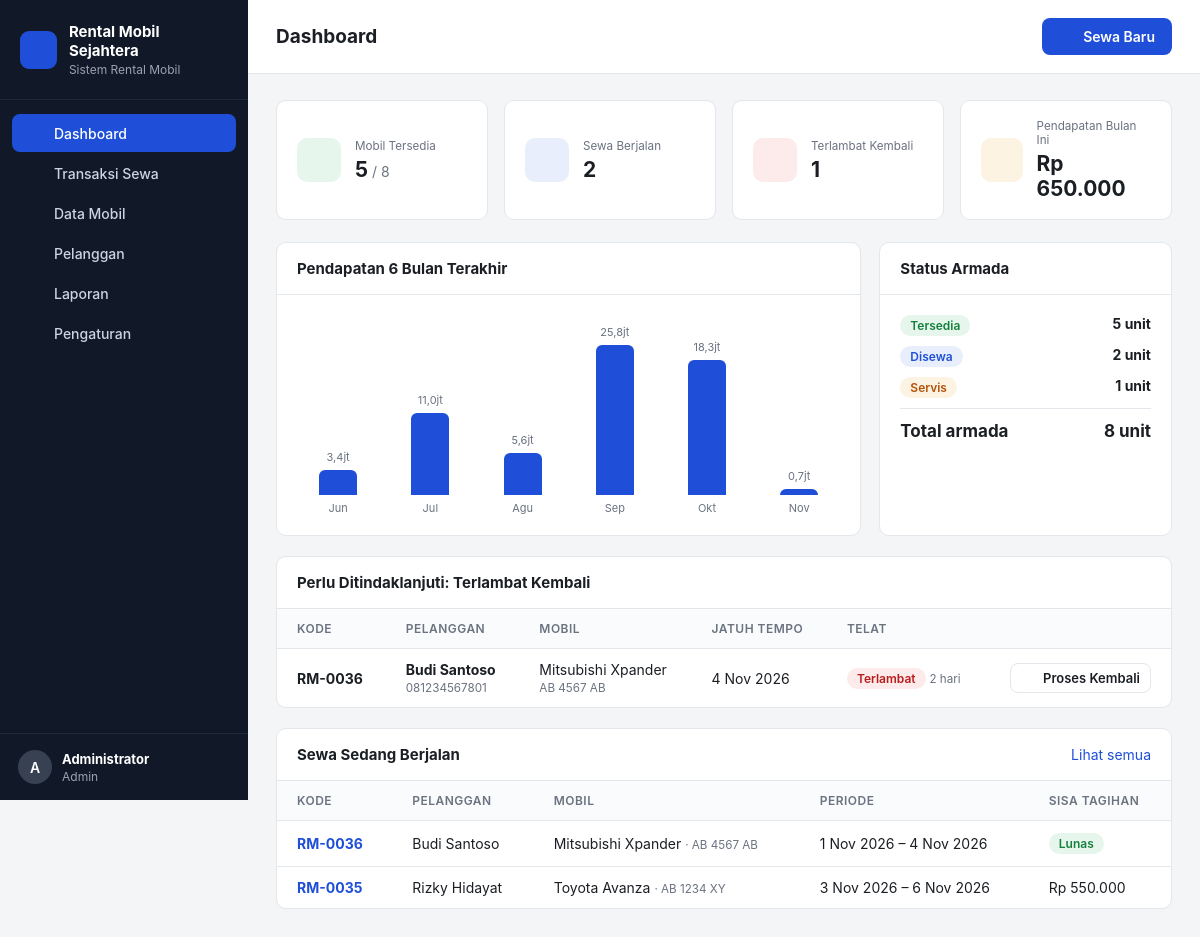
Page /index.php?page=dashboard (signed in) on the committed database.
### tables this page shows
CREATE TABLE pengaturan (
  id INT PRIMARY KEY,
  nama_usaha VARCHAR(100) NOT NULL,
  alamat VARCHAR(255),
  telepon VARCHAR(30),
  denda_per_hari_persen INT NOT NULL DEFAULT 120,
  biaya_sopir_per_hari INT NOT NULL DEFAULT 150000
);

CREATE TABLE sewa (
  id INT AUTO_INCREMENT PRIMARY KEY,
  kode VARCHAR(20) NOT NULL UNIQUE,
  pelanggan_id INT NOT NULL,
  mobil_id INT NOT NULL,
  user_id INT,
  tgl_mulai DATE NOT NULL,
  tgl_selesai DATE NOT NULL,
  tgl_kembali DATE NULL,
  lama_hari INT NOT NULL,
  harga_per_hari INT NOT NULL,
  pakai_sopir TINYINT(1) NOT NULL DEFAULT 0,
  biaya_sopir INT NOT NULL DEFAULT 0,
  subtotal INT NOT NULL,
  denda INT NOT NULL DEFAULT 0,
  total INT NOT NULL,
  dibayar INT NOT NULL DEFAULT 0,
  status ENUM('berjalan','selesai','batal') NOT NULL DEFAULT 'berjalan',
  catatan TEXT,
  created_at TIMESTAMP DEFAULT CURRENT_TIMESTAMP,
  FOREIGN KEY (pelanggan_id) REFERENCES pelanggan(id),
  FOREIGN KEY (mobil_id) REFERENCES mobil(id),
  FOREIGN KEY (user_id) REFERENCES users(id) ON DELETE SET NULL
);

CREATE TABLE pelanggan (
  id INT AUTO_INCREMENT PRIMARY KEY,
  nik VARCHAR(20) NOT NULL UNIQUE,
  nama VARCHAR(100) NOT NULL,
  telepon VARCHAR(20) NOT NULL,
  alamat TEXT,
  no_sim VARCHAR(20),
  created_at TIMESTAMP DEFAULT CURRENT_TIMESTAMP
);

CREATE TABLE mobil (
  id INT AUTO_INCREMENT PRIMARY KEY,
  plat_nomor VARCHAR(15) NOT NULL UNIQUE,
  merk VARCHAR(50) NOT NULL,
  model VARCHAR(50) NOT NULL,
  tahun YEAR NOT NULL,
  warna VARCHAR(30),
  kursi TINYINT NOT NULL DEFAULT 7,
  transmisi ENUM('Manual','Matic') NOT NULL DEFAULT 'Manual',
  bahan_bakar ENUM('Bensin','Solar','Listrik','Hybrid') NOT NULL DEFAULT 'Bensin',
  harga_per_hari INT NOT NULL,
  status ENUM('tersedia','disewa','servis') NOT NULL DEFAULT 'tersedia',
  foto VARCHAR(255),
  created_at TIMESTAMP DEFAULT CURRENT_TIMESTAMP
);

### index.php (called while the page is built, shortened)
<?php
require __DIR__ . '/includes/bootstrap.php';
$routes = [
    'login'          => 'pages/login.php',
    'logout'         => 'pages/logout.php',
    'dashboard'      => 'pages/dashboard.php',
    'mobil'          => 'pages/mobil/index.php',
    'mobil.form'     => 'pages/mobil/form.php',
    'mobil.hapus'    => 'pages/mobil/hapus.php',
    'pelanggan'      => 'pages/pelanggan/index.php',
    'pelanggan.form' => 'pages/pelanggan/form.php',
    'pelanggan.hapus'=> 'pages/pelanggan/hapus.php',
    'sewa'           => 'pages/sewa/index.php',
    'sewa.baru'      => 'pages/sewa/baru.php',
    'sewa.kembali'   => 'pages/sewa/kembali.php',
    'sewa.batal'     => 'pages/sewa/batal.php',
    'sewa.invoice'   => 'pages/sewa/invoice.php',
    'laporan'        => 'pages/laporan.php',
    'pengaturan'     => 'pages/pengaturan.php',
];
$page = $_GET['page'] ?? 'dashboard';
require __DIR__ . '/' . $routes[$page];

### pages/dashboard.php (the view, shortened to what this page needs)
<?php
$title = 'Dashboard';
$actions = '<a href="' . url('sewa.baru') . '" class="btn btn-primary">' . icon('plus', 16) . ' Sewa Baru</a>';
$armada = q("SELECT status, COUNT(*) n FROM mobil GROUP BY status")->fetchAll(PDO::FETCH_KEY_PAIR);
$berjalan = (int) q("SELECT COUNT(*) FROM sewa WHERE status = 'berjalan'")->fetchColumn();
$terlambat = q("SELECT s.*, p.nama, p.telepon, m.merk, m.model, m.plat_nomor
                FROM sewa s JOIN pelanggan p ON p.id = s.pelanggan_id JOIN mobil m ON m.id = s.mobil_id
                WHERE s.status = 'berjalan' AND s.tgl_selesai < CURDATE() ORDER BY s.tgl_selesai")->fetchAll();
$pendapatanBulan = (int) q("SELECT COALESCE(SUM(total),0) FROM sewa WHERE status = 'selesai'
                            AND DATE_FORMAT(tgl_kembali, '%Y-%m') = DATE_FORMAT(CURDATE(), '%Y-%m')")->fetchColumn();
$grafik = [];
for ($i = 5; $i >= 0; $i--) {
    $ym = date('Y-m', strtotime("first day of -$i month"));
    $grafik[$ym] = 0;
}
$rows = q("SELECT DATE_FORMAT(tgl_kembali, '%Y-%m') ym, SUM(total) t FROM sewa
           WHERE status = 'selesai' AND tgl_kembali >= ? GROUP BY ym", [array_key_first($grafik) . '-01'])->fetchAll();
foreach ($rows as $r) if (isset($grafik[$r['ym']])) $grafik[$r['ym']] = (int) $r['t'];
$max = max(1, max($grafik));
$namaBulan = ['', 'Jan', 'Feb', 'Mar', 'Apr', 'Mei', 'Jun', 'Jul', 'Agu', 'Sep', 'Okt', 'Nov', 'Des'];
$aktif = q("SELECT s.*, p.nama, m.merk, m.model, m.plat_nomor FROM sewa s
            JOIN pelanggan p ON p.id = s.pelanggan_id JOIN mobil m ON m.id = s.mobil_id
            WHERE s.status = 'berjalan' ORDER BY s.tgl_selesai LIMIT 6")->fetchAll();
require __DIR__ . '/../includes/header.php';
?>
<div class="stats">
    <div class="card stat">
        <div class="stat-icon green"><?= icon('car', 22) ?></div>
        <div><small>Mobil Tersedia</small><strong><?= (int) ($armada['tersedia'] ?? 0) ?></strong> <span class="muted">/ <?= array_sum($armada) ?></span></div>
    </div>
    <div class="card stat">
        <div class="stat-icon blue"><?= icon('key', 22) ?></div>
        <div><small>Sewa Berjalan</small><strong><?= $berjalan ?></strong></div>
    </div>
    <div class="card stat">
        <div class="stat-icon red"><?= icon('alert', 22) ?></div>
        <div><small>Terlambat Kembali</small><strong><?= count($terlambat) ?></strong></div>
    </div>
    <div class="card stat">
        <div class="stat-icon amber"><?= icon('wallet', 22) ?></div>
        <div><small>Pendapatan Bulan Ini</small><strong><?= rupiah($pendapatanBulan) ?></strong></div>
    </div>
</div>
<div class="grid-2">
    <div class="card">
        <div class="card-head"><h2>Pendapatan 6 Bulan Terakhir</h2></div>
        <div class="card-body">
            <div class="bars">
                <?php foreach ($grafik as $ym => $v): ?>
                    <div class="bar-col" title="<?= rupiah($v) ?>">
                        <small><?= $v ? number_format($v / 1000000, 1, ',', '.') . 'jt' : '0' ?></small>
                        <div class="bar" style="height: <?= round($v / $max * 100) ?>%"></div>
                        <small><?= $namaBulan[(int) substr($ym, 5)] ?></small>
                    </div>
                <?php endforeach; ?>
            </div>
        </div>
    </div>
    <div class="card">
        <div class="card-head"><h2>Status Armada</h2></div>
        <div class="card-body summary">
            <div><span><?= status_badge('tersedia') ?></span><strong><?= (int) ($armada['tersedia'] ?? 0) ?> unit</strong></div>
            <div><span><?= status_badge('disewa') ?></span><strong><?= (int) ($armada['disewa'] ?? 0) ?> unit</strong></div>
            <div><span><?= status_badge('servis') ?></span><strong><?= (int) ($armada['servis'] ?? 0) ?> unit</strong></div>
            <div class="total"><span>Total armada</span><span><?= array_sum($armada) ?> unit</span></div>
        </div>
    </div>
</div>
<?php if ($terlambat): ?>
<div class="card mt">
    <div class="card-head"><h2>Perlu Ditindaklanjuti: Terlambat Kembali</h2></div>
    <div class="table-wrap"><table>
        <thead><tr><th>Kode</th><th>Pelanggan</th><th>Mobil</th><th>Jatuh Tempo</th><th>Telat</th><th></th></tr></thead>
        <tbody>
        <?php foreach ($terlambat as $s): [$telat] = hitung_denda($s['tgl_selesai'], date('Y-m-d'), 0); ?>
            <tr>
                <td><strong><?= e($s['kode']) ?></strong></td>
                <td><strong><?= e($s['nama']) ?></strong><small><?= e($s['telepon']) ?></small></td>
                <td><?= e($s['merk'] . ' ' . $s['model']) ?><br><small><?= e($s['plat_nomor']) ?></small></td>
                <td><?= tgl($s['tgl_selesai']) ?></td>
                <td><?= status_badge('terlambat') ?> <small><?= $telat ?> hari</small></td>
                <td class="text-right"><a class="btn btn-light btn-sm" href="<?= url('sewa.kembali', ['id' => $s['id']]) ?>"><?= icon('undo', 14) ?> Proses Kembali</a></td>
            </tr>
        <?php endforeach; ?>
        </tbody>
    </table></div>
</div>
<?php endif; ?>
<div class="card mt">
    <div class="card-head"><h2>Sewa Sedang Berjalan</h2><a href="<?= url('sewa', ['status' => 'berjalan']) ?>">Lihat semua</a></div>
    <div class="table-wrap"><table>
        <thead><tr><th>Kode</th><th>Pelanggan</th><th>Mobil</th><th>Periode</th><th>Sisa Tagihan</th></tr></thead>
        <tbody>
        <?php foreach ($aktif as $s): ?>
            <tr>
                <td><a href="<?= url('sewa.invoice', ['id' => $s['id']]) ?>"><strong><?= e($s['kode']) ?></strong></a></td>
                <td><?= e($s['nama']) ?></td>
                <td><?= e($s['merk'] . ' ' . $s['model']) ?> <small>· <?= e($s['plat_nomor']) ?></small></td>
                <td><?= tgl($s['tgl_mulai']) ?> – <?= tgl($s['tgl_selesai']) ?></td>
                <td><?= $s['total'] - $s['dibayar'] > 0 ? rupiah($s['total'] - $s['dibayar']) : '<span class="badge badge-green">Lunas</span>' ?></td>
            </tr>
        <?php endforeach; ?>
        </tbody>
    </table></div>
</div>
<?php require __DIR__ . '/../includes/footer.php'; ?>

### includes/bootstrap.php (shortened to what this page needs)
<?php
function db(): PDO
{
    static $pdo = null;
    if ($pdo === null) {
        $c = require __DIR__ . '/../config/database.php';
        $dsn = "mysql:host={$c['host']};port={$c['port']};dbname={$c['database']};charset=utf8mb4";
        try {
            $pdo = new PDO($dsn, $c['username'], $c['password'], [
                PDO::ATTR_ERRMODE => PDO::ERRMODE_EXCEPTION,
                PDO::ATTR_DEFAULT_FETCH_MODE => PDO::FETCH_ASSOC,
            ]);
        } catch (PDOException $e) {
            die('<h3>Koneksi database gagal.</h3><p>Cek config/database.php dan pastikan database <b>'
                . htmlspecialchars($c['database']) . '</b> sudah di-import.</p>');
        }
    }
    return $pdo;
}
function q(string $sql, array $params = []): PDOStatement
{
    $st = db()->prepare($sql);
    $st->execute($params);
    return $st;
}
function e($v): string
{
    return htmlspecialchars((string) $v, ENT_QUOTES, 'UTF-8');
}
function rupiah($n): string
{
    return 'Rp ' . number_format((int) $n, 0, ',', '.');
}
function tgl($date): string
{
    $bulan = ['', 'Jan', 'Feb', 'Mar', 'Apr', 'Mei', 'Jun', 'Jul', 'Agu', 'Sep', 'Okt', 'Nov', 'Des'];
    $t = strtotime($date);
    return date('j', $t) . ' ' . $bulan[(int) date('n', $t)] . ' ' . date('Y', $t);
}
function url(string $page = 'dashboard', array $params = []): string
{
    return 'index.php?' . http_build_query(['page' => $page] + $params);
}
function user(): ?array
{
    return $_SESSION['user'] ?? null;
}
function setting(): array
{
    static $s = null;
    return $s ??= q('SELECT * FROM pengaturan WHERE id = 1')->fetch() ?: [];
}
function icon(string $name, int $size = 18): string
{
    $p = $paths[$name] ?? '';
    return '<svg class="ic" width="' . $size . '" height="' . $size . '" viewBox="0 0 24 24" fill="none" stroke="currentColor" stroke-width="2" stroke-linecap="round" stroke-linejoin="round">' . $p . '</svg>';
}
function status_badge(string $s): string
{
    $map = [
        'tersedia' => 'green', 'disewa' => 'blue', 'servis' => 'amber',
        'berjalan' => 'blue', 'selesai' => 'green', 'batal' => 'gray', 'terlambat' => 'red',
    ];
    return '<span class="badge badge-' . ($map[$s] ?? 'gray') . '">' . e(ucfirst($s)) . '</span>';
}
function hitung_denda(string $tglSelesai, string $tglKembali, int $hargaPerHari): array
{
    $telat = (int) floor((strtotime($tglKembali) - strtotime($tglSelesai)) / 86400);
    $telat = max(0, $telat);
    $persen = (int) (setting()['denda_per_hari_persen'] ?? 100);
    return [$telat, (int) round($telat * $hargaPerHari * $persen / 100)];
}

### includes/header.php (shortened to what this page needs)
<?php
$menu = [
    ['dashboard', 'Dashboard', 'home'],
    ['sewa', 'Transaksi Sewa', 'key'],
    ['mobil', 'Data Mobil', 'car'],
    ['pelanggan', 'Pelanggan', 'users'],
    ['laporan', 'Laporan', 'chart'],
];
if (user()['role'] === 'admin') $menu[] = ['pengaturan', 'Pengaturan', 'settings'];
$current = explode('.', $_GET['page'] ?? 'dashboard')[0];
?>
<!DOCTYPE html>
<html lang="id">
<head>
    <title><?= e($title ?? 'Dashboard') ?> · <?= e(setting()['nama_usaha'] ?? 'Rental Mobil') ?></title>
    <link rel="stylesheet" href="assets/css/style.css">
</head>
<body>
<div class="layout">
    <aside class="sidebar" id="sidebar">
        <div class="brand">
            <span class="brand-mark"><?= icon('car', 20) ?></span>
            <div>
                <strong><?= e(setting()['nama_usaha'] ?? 'Rental Mobil') ?></strong>
                <small>Sistem Rental Mobil</small>
            </div>
        </div>
        <nav>
            <?php foreach ($menu as [$key, $label, $ic]): ?>
                <a href="<?= url($key) ?>" class="<?= $current === $key ? 'active' : '' ?>"><?= icon($ic) ?> <?= $label ?></a>
            <?php endforeach; ?>
        </nav>
        <div class="sidebar-user">
            <div class="avatar"><?= e(strtoupper(substr(user()['nama'], 0, 1))) ?></div>
            <div class="grow">
                <strong><?= e(user()['nama']) ?></strong>
                <small><?= e(ucfirst(user()['role'])) ?></small>
            </div>
            <a href="<?= url('logout') ?>" title="Keluar" class="icon-btn"><?= icon('logout') ?></a>
        </div>
    </aside>
    <main class="main">
        <header class="topbar">
            <h1><?= e($title ?? 'Dashboard') ?></h1>
            <div class="topbar-actions"><?= $actions ?? '' ?></div>
        </header>
        <div class="content">

### includes/footer.php (shortened to what this page needs)
        </div>
    </main>
</div>
</body>
</html>

### rows in the picture
pengaturan: nama_usaha "Rental Mobil Sejahtera"
sewa: kode "RM-0036", pelanggan.nama "Budi Santoso", pelanggan.telepon "081234567801", mobil.model "Mitsubishi Xpander", mobil.plat_nomor "AB 4567 AB", tgl_selesai "4 Nov 2026", s "Terlambat", telat "2", $size 14 (drawn), tgl_mulai "1 Nov 2026", total "Lunas"
sewa: kode "RM-0035", pelanggan.nama "Rizky Hidayat", mobil.model "Toyota Avanza", mobil.plat_nomor "AB 1234 XY", tgl_mulai "3 Nov 2026", tgl_selesai "6 Nov 2026", rupiah($s['total'] - $s['dibayar']) "Rp 550.000"

### other values in the picture
$label "Dashboard"
$label "Transaksi Sewa"
$label "Data Mobil"
$label "Pelanggan"
$label "Laporan"
$label "Pengaturan"
substr(user()['nama'], 0, 1) "A"
user()['nama'] "Administrator"
user()['role'] "Admin"
$title "Dashboard"
$armada['tersedia'] "5"
array_sum($armada) "8"
$berjalan "2"
count($terlambat) "1"
rupiah($pendapatanBulan) "Rp 650.000"
